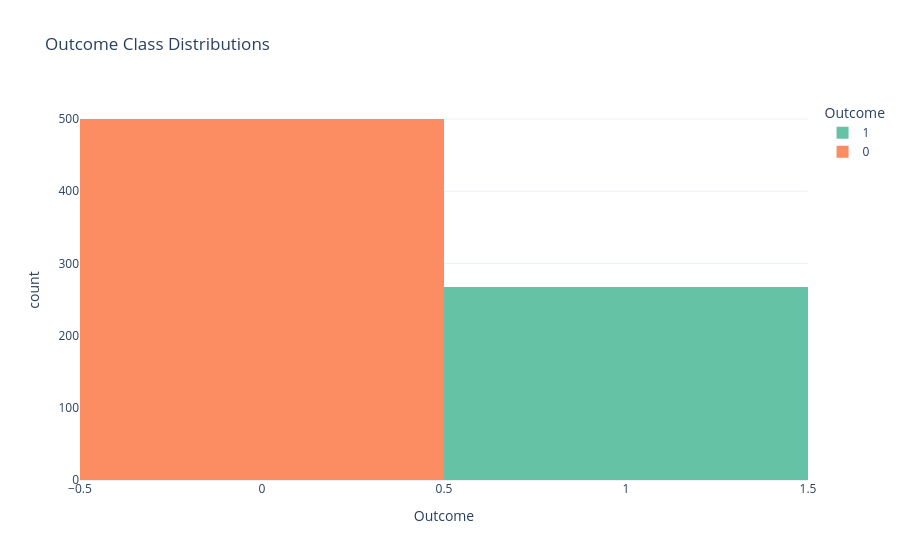

The notebook cell saved with this chart:
### Code cell
### Countplot: Visualizing Outcome Classes
fig = px.histogram(
    df, x='Outcome', color='Outcome',
    title='Outcome Class Distributions',
    color_discrete_sequence=px.colors.qualitative.Set2
)
fig.show()

### Figure 1 — Plotly figure (JSON) as saved in the notebook; plotly's stock layout.template omitted (floating-point values rounded to 4 significant figures; data arrays with more than 128 entries replaced by an {"elided": "..."} marker saying what was removed)
{"data": [{"bingroup": "x", "hovertemplate": "Outcome=%{x}<br>count=%{y}<extra></extra>", "legendgroup": "1", "marker": {"color": "rgb(102,194,165)", "pattern": {"shape": ""}}, "name": "1", "orientation": "v", "showlegend": true, "type": "histogram", "x": {"elided": "268 int values"}, "xaxis": "x", "yaxis": "y"}, {"bingroup": "x", "hovertemplate": "Outcome=%{x}<br>count=%{y}<extra></extra>", "legendgroup": "0", "marker": {"color": "rgb(252,141,98)", "pattern": {"shape": ""}}, "name": "0", "orientation": "v", "showlegend": true, "type": "histogram", "x": {"elided": "500 int values"}, "xaxis": "x", "yaxis": "y"}], "layout": {"barmode": "relative", "legend": {"title": {"text": "Outcome"}, "tracegroupgap": 0}, "title": {"text": "Outcome Class Distributions"}, "xaxis": {"anchor": "y", "categoryarray": [1, 0], "categoryorder": "array", "domain": [0, 1], "title": {"text": "Outcome"}}, "yaxis": {"anchor": "x", "domain": [0, 1], "title": {"text": "count"}}}}
